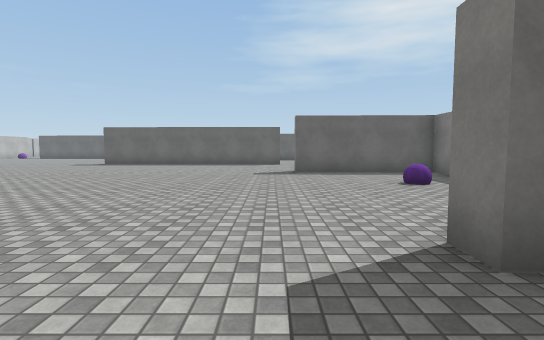
view 1 (above)

16 first-person views from a walk through a Unity game level. The camera is 1.3 m above the floor, tilts 4° down and sees 85° across. The floor is counted in squares, 2 m on a side. Each view is taken from the middle of a square. On the plan, view 1 faces up. The plan holds only what a view shows up to about 9 squares ahead; the rest is blank. The place goes on beyond the plan. Surface patterns are stand-ins for the level's own textures.

view 2
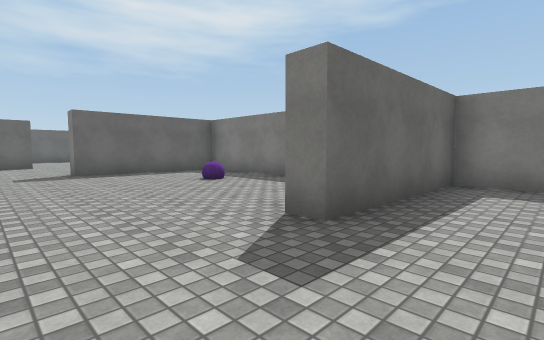

view 3
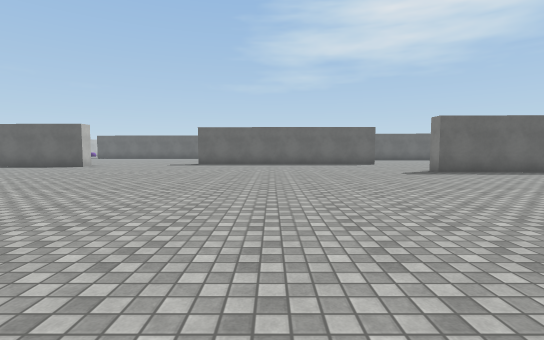

view 4
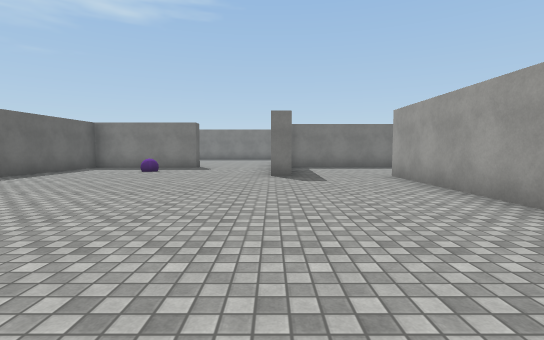

view 5
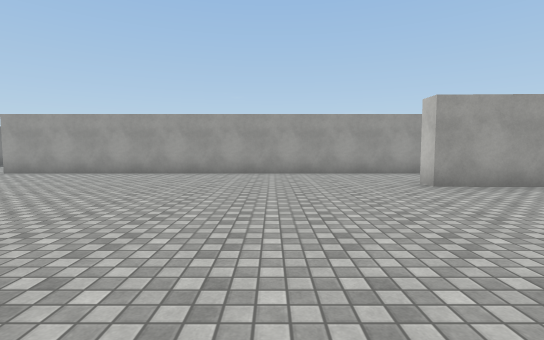

view 6
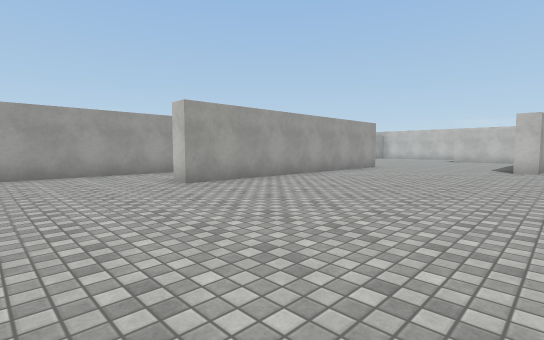

view 7
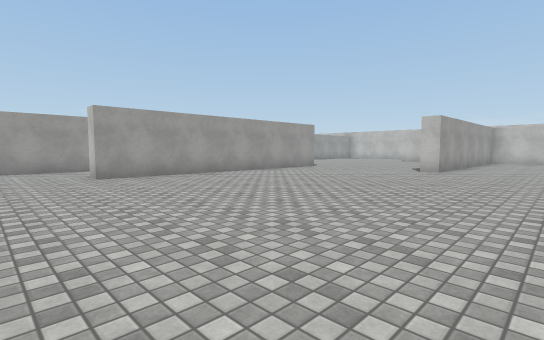

view 8
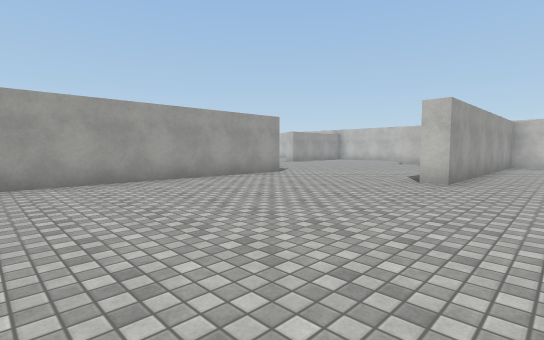

view 9
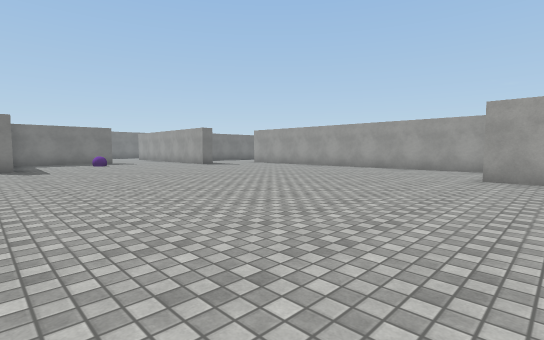

view 10
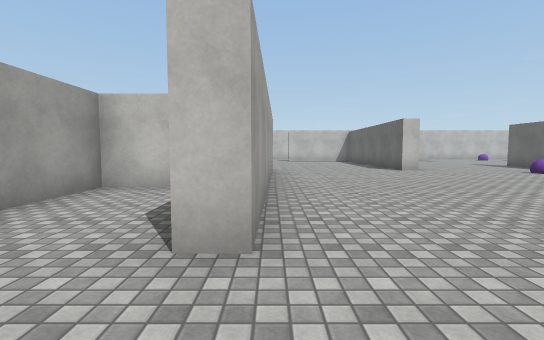

view 11
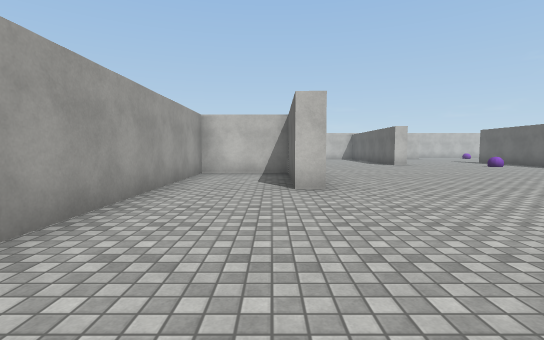

view 12
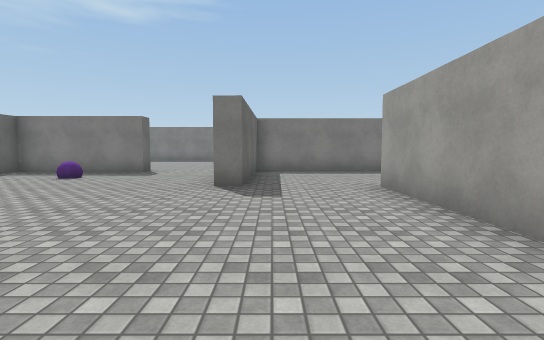

view 13
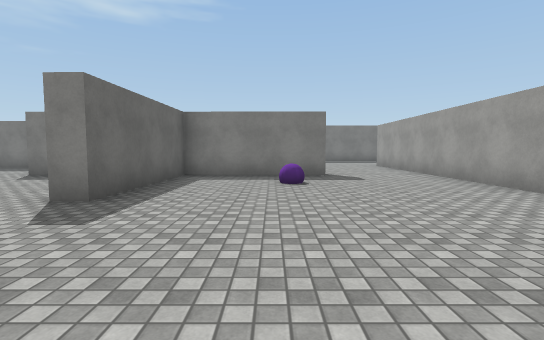

view 14
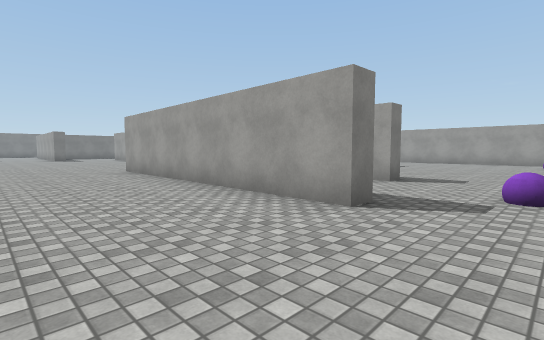

view 15
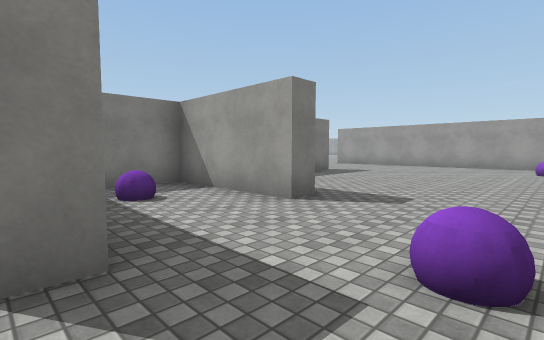

view 16
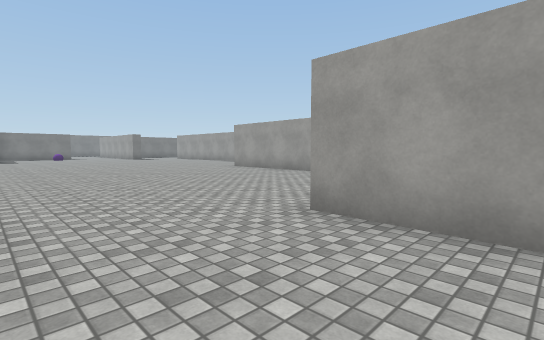

### Floor plan
Points are (right, up) in squares from view 1. A wall is a line through its corners. A room is listed if a view was taken in it or the views show most of it. See-through windows are left out.
Room 1 (views 1, 2, 3, 4, 5, 6, 7, 8, 9, 10, 11, 12, 13, 14, 16)
walls: (-12, 1.5) (-12, -0.9) (1.2, -0.9); (-16.3, 2) (-8.8, 1.9) (-8.8, 1.4) (-11.4, 1.4); (2.6, 1.5) (1.2, 1.5) (1.2, 2) (4.6, 1.9); (4.4, 4.7) (4.5, 8.2) (0.7, 8.3) (0.7, 8.9); (-18.6, 6.5) (-16.1, 6.5) (-16.1, 6)
ways out: opening at (-17.5, 2) to room 2; opening at (2.5, 0.5) to room 2; opening at (5, 3.5) to room 2
objects: purple ball (-15, 9); purple ball (3, 6)
Room 2 (view 15)
walls: (5, -2.4) (5, 1.4) (2.6, 1.5); (4.6, 1.9) (6, 1.9); (-15.5, -1.5) (-15.5, -0.9) (-12.5, -0.9) (-12.5, 0.6); (5, 4.6) (4.4, 4.7); (-16.3, 1.5) (-16.3, 2)
ways out: opening at (-17.5, 2) to room 1; opening at (2.5, 0.5) to room 1; opening at (5, 3.5) to room 1
objects: other object (-18, -8); purple ball (-18, 0); purple ball (-14, 1)

Positions as (right, up) in squares from view 1, and headings:
1: (0, 0), facing up
2: (-1, 0), facing up-right
3: (-4, 0), facing up
4: (-6, 2), facing right
5: (-6, 7), facing down
6: (-6, 7), facing down-left
7: (-7, 9), facing down-left
8: (-10, 8), facing down-left
9: (-10, 9), facing down-right
10: (-7, 2), facing left
11: (-4, 1), facing left
12: (-4, 1), facing right
13: (-3, 6), facing right
14: (-18, 5), facing down-right
15: (-18, 2), facing down-right
16: (-18, 9), facing down-right
